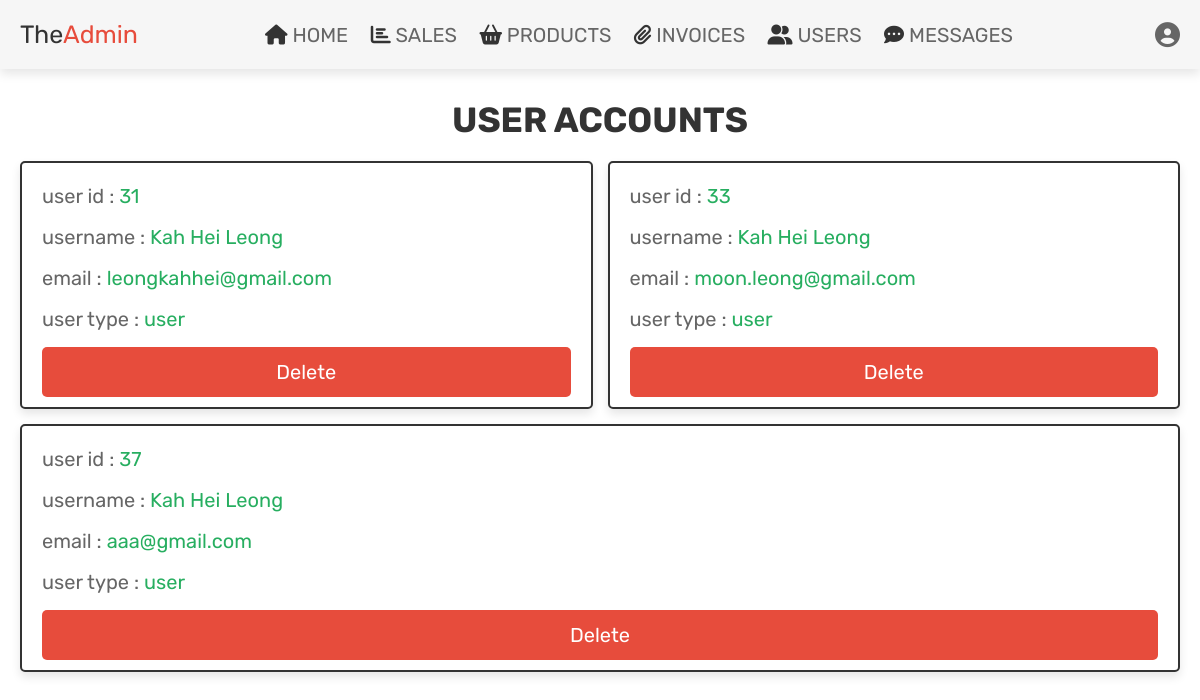
Page /admin_users.php (signed in) on the committed database.
### tables this page shows
CREATE TABLE `users` (
  `id` int(100) NOT NULL,
  `name` varchar(100) NOT NULL,
  `email` varchar(100) NOT NULL,
  `password` varchar(100) NOT NULL,
  `number` varchar(100) NOT NULL,
  `address` varchar(100) NOT NULL,
  `city` varchar(100) NOT NULL,
  `pin` varchar(100) NOT NULL,
  `user_type` varchar(20) NOT NULL DEFAULT 'user'
);

### admin_users.php (the view, shortened to what this page needs)
<?php
@include 'config.php';
$admin_id = $_SESSION['admin_id'];
?>
<!DOCTYPE html>
<html lang="en">
<head>
   <link rel="stylesheet" href="https://cdnjs.cloudflare.com/ajax/libs/font-awesome/6.1.1/css/all.min.css">
   <link rel="stylesheet" href="css/admin_style.css">
</head>
<body style="background:url(images/admin-bg.jpg); background-repeat: no-repeat; background-size: cover;">
<?php include 'admin_header.php'; ?>
<section class="user-accounts">
   <h1 class="title">user accounts</h1>
   <div class="box-container">
      <?php
         $select_users = $conn->prepare("SELECT * FROM `users`");
         $select_users->execute();
         while($fetch_users = $select_users->fetch(PDO::FETCH_ASSOC)){
      ?>
      <div class="box" style="<?php if($fetch_users['id'] == $admin_id){ echo 'display:none'; }; ?>">
         <p> user id : <span><?= $fetch_users['id']; ?></span></p>
         <p> username : <span><?= $fetch_users['name']; ?></span></p>
         <p> email : <span><?= $fetch_users['email']; ?></span></p>
         <p> user type : <span style=" color:<?php if($fetch_users['user_type'] == 'admin'){ echo 'orange'; }; ?>"><?= $fetch_users['user_type']; ?></span></p>
         <a href="admin_users.php?delete=<?= $fetch_users['id']; ?>" onclick="return confirm('delete this user?');" class="delete-btn">delete</a>
      </div>
      <?php
      }
      ?>
   </div>
</section>
</body>
</html>

### admin_style.css (style rules this page uses)
.user-accounts .box-container { display: flex; flex-wrap: wrap; gap:1.5rem; align-items: flex-start; }
.user-accounts .box-container .box { padding:1rem 2rem; flex:1 1 40rem; border:var(--border); background-color: var(--white); box-shadow: var(--box-shadow); border-radius: .5rem; }
.user-accounts .box-container .box p { margin:.5rem 0; line-height: 1.8; font-size: 2rem; color:var(--light-color); }
.user-accounts .box-container .box p span { color:var(--green); }

### components.css (style rules this page uses)
:root { --green:#27ae60; --orange:#f39c12; --red:#e74c3c; --black:#333; --light-color:#666; --white:#fff; --light-bg:#f6f6f6; --border:.2rem solid var(--black); --box-shadow:0 .5rem 1rem rgba(0,0,0,.1); }
* { font-family: 'Rubik', sans-serif; margin:0; padding:0; box-sizing: border-box; outline: none; border:none; text-decoration: none; color:var(--black); }
body { background-color: var(--light-bg); }
html { font-size: 62.5%; overflow-x: hidden; scroll-behavior: smooth; scroll-padding-top: 6.5rem; }
section { padding:3rem 2rem; max-width: 1200px; margin:0 auto; }
.btn, .delete-btn, .option-btn { display: block; width: 100%; margin-top: 1rem; border-radius: .5rem; color:var(--white); font-size: 2rem; padding:1.3rem 3rem; text-transform: capitalize; cursor: pointer; text-align: center; }
.delete-btn { background-color: var(--red); }
.title { text-align: center; margin-bottom: 2rem; text-transform: uppercase; color:var(--black); font-size: 3.5rem; }

### rows in the picture
users: id "31", name "Kah Hei Leong", email "leongkahhei@gmail.com", user_type "user"
users: id "33", name "Kah Hei Leong", email "moon.leong@gmail.com", user_type "user"
users: id "37", name "Kah Hei Leong", email "aaa@gmail.com", user_type "user"
